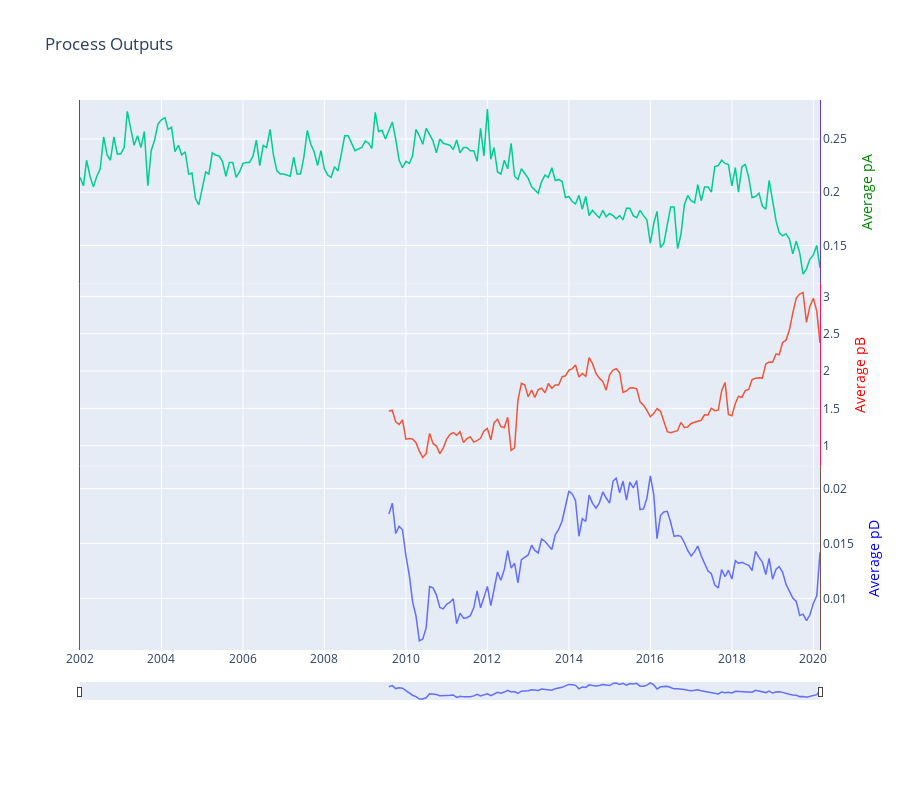

Source (notebook cell):
### Code cell
# Plot the Outputs
fig = make_subplots(rows=3,cols=1,
                   shared_xaxes=True,
                   vertical_spacing=0 #This graph will plot without spacing as a concise way to view all the datasets
                   )
# Set parameters for each plot
pA = go.Scatter(
    x = monthly_pA.datetime,
    y = monthly_pA.average_pA,
    name="Actual pA",
    yaxis='y1')
pB = go.Scatter(
    x = monthly_pB.datetime,
    y = monthly_pB.average_pB,
    name="Actual pB",
    yaxis='y2')
pD = go.Scatter(
    x = monthly_pD.datetime,
    y = monthly_pD.average_pD,
    name="Actual pD",
    yaxis='y3')

# Add traces to the plot
fig.append_trace(pD,3,1)
fig.append_trace(pB,2,1)
fig.append_trace(pA,1,1)

# Style the traces
fig.update_traces(
    line={'width':1.5},
    mode='lines',
    showlegend=False)

# Update axes
fig.update_layout(
    xaxis3=dict(
        autorange=True,
        range=[monthly_pA.datetime.min(),monthly_pA.datetime.max()],
        rangeslider=dict(
            autorange=True,
            range=[monthly_pA.datetime.min(),monthly_pA.datetime.max()],
            thickness=0.03
        ),
        type='date'
    ),
    yaxis=dict(
        anchor='x',
        autorange=True,
        domain=[0.66667,1],
        linecolor='#673ab7',
        mirror=True,
        range=[monthly_pA.average_pA.min()*.9,monthly_pA.average_pA.max()*1.1],
        showline=True,
        side='right',
        title='Average pA',
        titlefont={'color':'Green'},
        type='linear',
        zeroline=False
    ),
    yaxis2=dict(
        anchor='x',
        autorange=True,
        domain=[0.33333,0.66667],
        linecolor='#E91E63',
        mirror=True,
        range=[monthly_pB.average_pB.min()*.9,monthly_pB.average_pB.max()*1.1],
        showline=True,
        side='right',
        title='Average pB',
        titlefont={'color':'Red'},
        type='linear',
        zeroline=False
    ),
    yaxis3=dict(
        anchor='x',
        autorange=True,
        domain=[0,0.3333],
        linecolor='#795548',
        mirror=True,
        range=[monthly_pD.average_pD.min()*.9,monthly_pD.average_pD.max()*1.1],
        showline=True,
        side='right',
        title='Average pD',
        titlefont={'color':'Blue'},
        type='linear',
        zeroline=False
    )
)

# Update layout
fig.update_layout(
    title_text='Process Outputs',
    dragmode="zoom",
    hovermode="x",
    legend=dict(traceorder="reversed"),
    height=800,
    margin=dict(
        t=100,
        b=100
    ),
)
fig.write_html('Visualizations/process_outputs.html')
fig.show()

### Figure 1 — Plotly figure (JSON) as saved in the notebook; plotly's stock layout.template omitted (floating-point values rounded to 4 significant figures; data arrays with more than 128 entries replaced by an {"elided": "..."} marker saying what was removed)
{"data": [{"line": {"width": 1.5}, "mode": "lines", "name": "Actual pD", "showlegend": false, "type": "scatter", "x": ["2009-08-01", "2009-09-01", "2009-10-01", "2009-11-01", "2009-12-01", "2010-01-01", "2010-02-01", "2010-03-01", "2010-04-01", "2010-05-01", "2010-06-01", "2010-07-01", "2010-08-01", "2010-09-01", "2010-10-01", "2010-11-01", "2010-12-01", "2011-01-01", "2011-02-01", "2011-03-01", "2011-04-01", "2011-05-01", "2011-06-01", "2011-07-01", "2011-08-01", "2011-09-01", "2011-10-01", "2011-11-01", "2011-12-01", "2012-01-01", "2012-02-01", "2012-03-01", "2012-04-01", "2012-05-01", "2012-06-01", "2012-07-01", "2012-08-01", "2012-09-01", "2012-10-01", "2012-11-01", "2012-12-01", "2013-01-01", "2013-02-01", "2013-03-01", "2013-04-01", "2013-05-01", "2013-06-01", "2013-07-01", "2013-08-01", "2013-09-01", "2013-10-01", "2013-11-01", "2013-12-01", "2014-01-01", "2014-02-01", "2014-03-01", "2014-04-01", "2014-05-01", "2014-06-01", "2014-07-01", "2014-08-01", "2014-09-01", "2014-10-01", "2014-11-01", "2014-12-01", "2015-01-01", "2015-02-01", "2015-03-01", "2015-04-01", "2015-05-01", "2015-06-01", "2015-07-01", "2015-08-01", "2015-09-01", "2015-10-01", "2015-11-01", "2015-12-01", "2016-01-01", "2016-02-01", "2016-03-01", "2016-04-01", "2016-05-01", "2016-06-01", "2016-07-01", "2016-08-01", "2016-09-01", "2016-10-01", "2016-11-01", "2016-12-01", "2017-01-01", "2017-02-01", "2017-03-01", "2017-04-01", "2017-05-01", "2017-06-01", "2017-07-01", "2017-08-01", "2017-09-01", "2017-10-01", "2017-11-01", "2017-12-01", "2018-01-01", "2018-02-01", "2018-03-01", "2018-04-01", "2018-05-01", "2018-06-01", "2018-07-01", "2018-08-01", "2018-09-01", "2018-10-01", "2018-11-01", "2018-12-01", "2019-01-01", "2019-02-01", "2019-03-01", "2019-04-01", "2019-05-01", "2019-06-01", "2019-07-01", "2019-08-01", "2019-09-01", "2019-10-01", "2019-11-01", "2019-12-01", "2020-01-01", "2020-02-01", "2020-03-01"], "xaxis": "x3", "y": [0.01767, 0.01867, 0.0159, 0.01656, 0.01624, 0.01387, 0.01205, 0.00972, 0.008391, 0.00613, 0.006304, 0.007304, 0.01108, 0.01096, 0.01032, 0.009174, 0.009042, 0.009458, 0.00965, 0.00996, 0.007688, 0.008652, 0.0082, 0.00824, 0.008417, 0.009136, 0.01067, 0.009143, 0.01007, 0.01109, 0.009333, 0.011, 0.0124, 0.01165, 0.01264, 0.01435, 0.01275, 0.0132, 0.01141, 0.01352, 0.0137, 0.01395, 0.01484, 0.01437, 0.01414, 0.01541, 0.01518, 0.01478, 0.01445, 0.0158, 0.01627, 0.01705, 0.01841, 0.01977, 0.01948, 0.01891, 0.01565, 0.01725, 0.017, 0.0194, 0.01865, 0.01822, 0.0187, 0.01968, 0.01914, 0.01867, 0.02068, 0.02095, 0.01962, 0.02068, 0.01895, 0.02059, 0.02005, 0.02071, 0.01808, 0.01814, 0.01912, 0.02115, 0.01942, 0.01543, 0.01754, 0.01786, 0.01793, 0.01692, 0.01564, 0.01571, 0.01564, 0.01506, 0.01436, 0.01385, 0.01426, 0.01477, 0.01388, 0.0132, 0.01249, 0.01224, 0.01121, 0.01094, 0.01262, 0.01197, 0.01256, 0.01176, 0.01343, 0.01319, 0.01329, 0.01314, 0.013, 0.01254, 0.01427, 0.01373, 0.01331, 0.01217, 0.01363, 0.01174, 0.01266, 0.01288, 0.01238, 0.01129, 0.0106, 0.01003, 0.00972, 0.008435, 0.008564, 0.00797, 0.008481, 0.009533, 0.01023, 0.01419], "yaxis": "y3"}, {"line": {"width": 1.5}, "mode": "lines", "name": "Actual pB", "showlegend": false, "type": "scatter", "x": ["2009-08-01", "2009-09-01", "2009-10-01", "2009-11-01", "2009-12-01", "2010-01-01", "2010-02-01", "2010-03-01", "2010-04-01", "2010-05-01", "2010-06-01", "2010-07-01", "2010-08-01", "2010-09-01", "2010-10-01", "2010-11-01", "2010-12-01", "2011-01-01", "2011-02-01", "2011-03-01", "2011-04-01", "2011-05-01", "2011-06-01", "2011-07-01", "2011-08-01", "2011-09-01", "2011-10-01", "2011-11-01", "2011-12-01", "2012-01-01", "2012-02-01", "2012-03-01", "2012-04-01", "2012-05-01", "2012-06-01", "2012-07-01", "2012-08-01", "2012-09-01", "2012-10-01", "2012-11-01", "2012-12-01", "2013-01-01", "2013-02-01", "2013-03-01", "2013-04-01", "2013-05-01", "2013-06-01", "2013-07-01", "2013-08-01", "2013-09-01", "2013-10-01", "2013-11-01", "2013-12-01", "2014-01-01", "2014-02-01", "2014-03-01", "2014-04-01", "2014-05-01", "2014-06-01", "2014-07-01", "2014-08-01", "2014-09-01", "2014-10-01", "2014-11-01", "2014-12-01", "2015-01-01", "2015-02-01", "2015-03-01", "2015-04-01", "2015-05-01", "2015-06-01", "2015-07-01", "2015-08-01", "2015-09-01", "2015-10-01", "2015-11-01", "2015-12-01", "2016-01-01", "2016-02-01", "2016-03-01", "2016-04-01", "2016-05-01", "2016-06-01", "2016-07-01", "2016-08-01", "2016-09-01", "2016-10-01", "2016-11-01", "2016-12-01", "2017-01-01", "2017-02-01", "2017-03-01", "2017-04-01", "2017-05-01", "2017-06-01", "2017-07-01", "2017-08-01", "2017-09-01", "2017-10-01", "2017-11-01", "2017-12-01", "2018-01-01", "2018-02-01", "2018-03-01", "2018-04-01", "2018-05-01", "2018-06-01", "2018-07-01", "2018-08-01", "2018-09-01", "2018-10-01", "2018-11-01", "2018-12-01", "2019-01-01", "2019-02-01", "2019-03-01", "2019-04-01", "2019-05-01", "2019-06-01", "2019-07-01", "2019-08-01", "2019-09-01", "2019-10-01", "2019-11-01", "2019-12-01", "2020-01-01", "2020-02-01", "2020-03-01"], "xaxis": "x2", "y": [1.464, 1.472, 1.319, 1.285, 1.345, 1.088, 1.097, 1.091, 1.039, 0.928, 0.842, 0.8936, 1.164, 1.03, 0.9955, 0.8943, 0.9656, 1.088, 1.153, 1.176, 1.14, 1.187, 1.041, 1.094, 1.118, 1.048, 1.069, 1.099, 1.196, 1.231, 1.079, 1.306, 1.352, 1.255, 1.243, 1.38, 0.9385, 0.9714, 1.611, 1.834, 1.814, 1.653, 1.746, 1.645, 1.751, 1.769, 1.709, 1.833, 1.769, 1.813, 1.812, 1.923, 1.936, 2.014, 2.033, 2.082, 1.92, 1.968, 1.929, 2.179, 2.099, 1.967, 1.904, 1.862, 1.744, 1.949, 2.012, 2.031, 1.977, 1.713, 1.733, 1.773, 1.776, 1.761, 1.587, 1.54, 1.474, 1.387, 1.433, 1.497, 1.461, 1.33, 1.188, 1.175, 1.19, 1.201, 1.312, 1.244, 1.251, 1.297, 1.314, 1.326, 1.341, 1.414, 1.413, 1.502, 1.47, 1.476, 1.733, 1.848, 1.419, 1.401, 1.567, 1.661, 1.649, 1.739, 1.754, 1.884, 1.903, 1.91, 1.906, 2.095, 2.121, 2.117, 2.23, 2.217, 2.382, 2.412, 2.552, 2.776, 2.978, 3.031, 3.052, 2.652, 2.865, 2.976, 2.802, 2.377], "yaxis": "y2"}, {"line": {"width": 1.5}, "mode": "lines", "name": "Actual pA", "showlegend": false, "type": "scatter", "x": {"elided": "218 str values"}, "xaxis": "x", "y": {"elided": "218 float values"}, "yaxis": "y"}], "layout": {"dragmode": "zoom", "height": 800, "hovermode": "x", "legend": {"traceorder": "reversed"}, "margin": {"b": 100, "t": 100}, "title": {"text": "Process Outputs"}, "xaxis": {"anchor": "y", "domain": [0, 1], "matches": "x3", "showticklabels": false}, "xaxis2": {"anchor": "y2", "domain": [0, 1], "matches": "x3", "showticklabels": false}, "xaxis3": {"anchor": "y3", "autorange": true, "domain": [0, 1], "range": ["2002-01-01", "2020-03-01"], "rangeslider": {"autorange": true, "range": ["2002-01-01", "2020-03-01"], "thickness": 0.03}, "type": "date"}, "yaxis": {"anchor": "x", "autorange": true, "domain": [0.6667, 1], "linecolor": "#673ab7", "mirror": true, "range": [0.1107, 0.3058], "showline": true, "side": "right", "title": {"font": {"color": "Green"}, "text": "Average pA"}, "type": "linear", "zeroline": false}, "yaxis2": {"anchor": "x", "autorange": true, "domain": [0.3333, 0.6667], "linecolor": "#E91E63", "mirror": true, "range": [0.7578, 3.357], "showline": true, "side": "right", "title": {"font": {"color": "Red"}, "text": "Average pB"}, "type": "linear", "zeroline": false}, "yaxis3": {"anchor": "x", "autorange": true, "domain": [0, 0.3333], "linecolor": "#795548", "mirror": true, "range": [0.005517, 0.02327], "showline": true, "side": "right", "title": {"font": {"color": "Blue"}, "text": "Average pD"}, "type": "linear", "zeroline": false}}}
